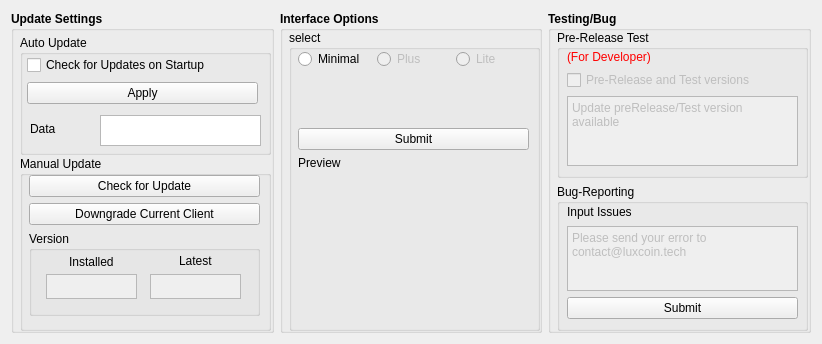
<?xml version="1.0" encoding="UTF-8"?>
<ui version="4.0">
 <class>ClientControlPage</class>
 <widget class="QWidget" name="ClientControlPage">
  <property name="geometry">
   <rect>
    <x>0</x>
    <y>0</y>
    <width>822</width>
    <height>344</height>
   </rect>
  </property>
  <property name="windowTitle">
   <string>Address Book</string>
  </property>
  <layout class="QVBoxLayout" name="verticalLayout">
   <item>
    <layout class="QHBoxLayout" name="horizontalLayout">
     <item>
      <widget class="QGroupBox" name="Upd8Control">
       <property name="font">
        <font>
         <weight>75</weight>
         <bold>true</bold>
        </font>
       </property>
       <property name="title">
        <string>Update Settings</string>
       </property>
       <widget class="QWidget" name="verticalLayoutWidget">
        <property name="geometry">
         <rect>
          <x>9</x>
          <y>19</y>
          <width>251</width>
          <height>301</height>
         </rect>
        </property>
        <layout class="QVBoxLayout" name="verticalLayout_2">
         <item>
          <widget class="QGroupBox" name="groupBox">
           <property name="minimumSize">
            <size>
             <width>0</width>
             <height>120</height>
            </size>
           </property>
           <property name="maximumSize">
            <size>
             <width>16777215</width>
             <height>110</height>
            </size>
           </property>
           <property name="font">
            <font>
             <weight>50</weight>
             <bold>false</bold>
            </font>
           </property>
           <property name="title">
            <string>Auto Update</string>
           </property>
           <widget class="QWidget" name="verticalLayoutWidget_5">
            <property name="geometry">
             <rect>
              <x>7</x>
              <y>19</y>
              <width>231</width>
              <height>51</height>
             </rect>
            </property>
            <layout class="QVBoxLayout" name="verticalLayout_6">
             <item>
              <widget class="QCheckBox" name="checkBoxupd8">
               <property name="text">
                <string>Check for Updates on Startup</string>
               </property>
               <property name="checked">
                <bool>false</bool>
               </property>
              </widget>
             </item>
             <item>
              <widget class="QPushButton" name="AU_apply">
               <property name="text">
                <string>Apply</string>
               </property>
              </widget>
             </item>
            </layout>
           </widget>
           <widget class="QPlainTextEdit" name="dDIR">
            <property name="geometry">
             <rect>
              <x>80</x>
              <y>80</y>
              <width>161</width>
              <height>31</height>
             </rect>
            </property>
            <property name="readOnly">
             <bool>true</bool>
            </property>
           </widget>
           <widget class="QLabel" name="label_5">
            <property name="geometry">
             <rect>
              <x>10</x>
              <y>84</y>
              <width>71</width>
              <height>20</height>
             </rect>
            </property>
            <property name="text">
             <string>Data</string>
            </property>
           </widget>
          </widget>
         </item>
         <item>
          <widget class="QGroupBox" name="groupBox_2">
           <property name="minimumSize">
            <size>
             <width>0</width>
             <height>150</height>
            </size>
           </property>
           <property name="font">
            <font>
             <weight>50</weight>
             <bold>false</bold>
            </font>
           </property>
           <property name="title">
            <string>Manual Update</string>
           </property>
           <widget class="QWidget" name="verticalLayoutWidget_4">
            <property name="geometry">
             <rect>
              <x>9</x>
              <y>19</y>
              <width>231</width>
              <height>151</height>
             </rect>
            </property>
            <layout class="QVBoxLayout" name="verticalLayout_5">
             <item>
              <widget class="QPushButton" name="chck4_upd8">
               <property name="text">
                <string>Check for Update</string>
               </property>
              </widget>
             </item>
             <item>
              <widget class="QPushButton" name="dwngrd_opt">
               <property name="text">
                <string>Downgrade Current Client</string>
               </property>
              </widget>
             </item>
             <item>
              <widget class="QGroupBox" name="groupBox_3">
               <property name="minimumSize">
                <size>
                 <width>0</width>
                 <height>85</height>
                </size>
               </property>
               <property name="title">
                <string>Version</string>
               </property>
               <widget class="QWidget" name="horizontalLayoutWidget_2">
                <property name="geometry">
                 <rect>
                  <x>10</x>
                  <y>40</y>
                  <width>211</width>
                  <height>31</height>
                 </rect>
                </property>
                <layout class="QHBoxLayout" name="horizontalLayout_2">
                 <item>
                  <widget class="QPlainTextEdit" name="instVER">
                   <property name="enabled">
                    <bool>false</bool>
                   </property>
                   <property name="sizePolicy">
                    <sizepolicy hsizetype="Fixed" vsizetype="Fixed">
                     <horstretch>0</horstretch>
                     <verstretch>0</verstretch>
                    </sizepolicy>
                   </property>
                   <property name="maximumSize">
                    <size>
                     <width>91</width>
                     <height>25</height>
                    </size>
                   </property>
                  </widget>
                 </item>
                 <item>
                  <widget class="QPlainTextEdit" name="liveVER">
                   <property name="enabled">
                    <bool>false</bool>
                   </property>
                   <property name="sizePolicy">
                    <sizepolicy hsizetype="Fixed" vsizetype="Fixed">
                     <horstretch>0</horstretch>
                     <verstretch>0</verstretch>
                    </sizepolicy>
                   </property>
                   <property name="maximumSize">
                    <size>
                     <width>91</width>
                     <height>25</height>
                    </size>
                   </property>
                  </widget>
                 </item>
                </layout>
               </widget>
               <widget class="QLabel" name="label">
                <property name="geometry">
                 <rect>
                  <x>40</x>
                  <y>20</y>
                  <width>61</width>
                  <height>21</height>
                 </rect>
                </property>
                <property name="text">
                 <string>Installed</string>
                </property>
               </widget>
               <widget class="QLabel" name="label_2">
                <property name="geometry">
                 <rect>
                  <x>150</x>
                  <y>20</y>
                  <width>61</width>
                  <height>20</height>
                 </rect>
                </property>
                <property name="text">
                 <string>Latest</string>
                </property>
               </widget>
              </widget>
             </item>
             <item>
              <spacer name="verticalSpacer_3">
               <property name="orientation">
                <enum>Qt::Vertical</enum>
               </property>
               <property name="sizeHint" stdset="0">
                <size>
                 <width>20</width>
                 <height>40</height>
                </size>
               </property>
              </spacer>
             </item>
            </layout>
           </widget>
          </widget>
         </item>
        </layout>
       </widget>
      </widget>
     </item>
     <item>
      <widget class="QGroupBox" name="ClieControl">
       <property name="font">
        <font>
         <weight>75</weight>
         <bold>true</bold>
        </font>
       </property>
       <property name="title">
        <string>Interface Options</string>
       </property>
       <widget class="QWidget" name="verticalLayoutWidget_2">
        <property name="geometry">
         <rect>
          <x>9</x>
          <y>19</y>
          <width>251</width>
          <height>301</height>
         </rect>
        </property>
        <layout class="QVBoxLayout" name="verticalLayout_3">
         <item>
          <widget class="QGroupBox" name="groupBox_4">
           <property name="font">
            <font>
             <weight>50</weight>
             <bold>false</bold>
            </font>
           </property>
           <property name="title">
            <string>select</string>
           </property>
           <widget class="QWidget" name="verticalLayoutWidget_8">
            <property name="geometry">
             <rect>
              <x>9</x>
              <y>19</y>
              <width>231</width>
              <height>271</height>
             </rect>
            </property>
            <layout class="QVBoxLayout" name="verticalLayout_9">
             <item>
              <layout class="QHBoxLayout" name="horizontalLayout_3">
               <item>
                <widget class="QRadioButton" name="minCLIE">
                 <property name="text">
                  <string>Minimal</string>
                 </property>
                </widget>
               </item>
               <item>
                <widget class="QRadioButton" name="plusCLIE">
                 <property name="enabled">
                  <bool>false</bool>
                 </property>
                 <property name="text">
                  <string>Plus</string>
                 </property>
                </widget>
               </item>
               <item>
                <widget class="QRadioButton" name="liteCLIE">
                 <property name="enabled">
                  <bool>false</bool>
                 </property>
                 <property name="text">
                  <string>Lite</string>
                 </property>
                </widget>
               </item>
              </layout>
             </item>
             <item>
              <spacer name="verticalSpacer_2">
               <property name="orientation">
                <enum>Qt::Vertical</enum>
               </property>
               <property name="sizeHint" stdset="0">
                <size>
                 <width>20</width>
                 <height>40</height>
                </size>
               </property>
              </spacer>
             </item>
             <item>
              <widget class="QPushButton" name="CS_submit">
               <property name="text">
                <string>Submit</string>
               </property>
              </widget>
             </item>
             <item>
              <widget class="QLabel" name="label_6">
               <property name="text">
                <string>Preview</string>
               </property>
              </widget>
             </item>
             <item>
              <layout class="QHBoxLayout" name="horizontalLayout_4">
               <item>
                <widget class="QLabel" name="cliePREV">
                 <property name="minimumSize">
                  <size>
                   <width>0</width>
                   <height>144</height>
                  </size>
                 </property>
                 <property name="text">
                  <string/>
                 </property>
                </widget>
               </item>
              </layout>
             </item>
            </layout>
           </widget>
          </widget>
         </item>
        </layout>
       </widget>
      </widget>
     </item>
     <item>
      <widget class="QGroupBox" name="TestControl">
       <property name="font">
        <font>
         <weight>75</weight>
         <bold>true</bold>
        </font>
       </property>
       <property name="title">
        <string>Testing/Bug</string>
       </property>
       <widget class="QWidget" name="verticalLayoutWidget_3">
        <property name="geometry">
         <rect>
          <x>9</x>
          <y>19</y>
          <width>251</width>
          <height>301</height>
         </rect>
        </property>
        <layout class="QVBoxLayout" name="verticalLayout_4">
         <item>
          <widget class="QGroupBox" name="groupBox_5">
           <property name="font">
            <font>
             <weight>50</weight>
             <bold>false</bold>
            </font>
           </property>
           <property name="title">
            <string>Pre-Release Test </string>
           </property>
           <widget class="QWidget" name="verticalLayoutWidget_7">
            <property name="geometry">
             <rect>
              <x>10</x>
              <y>20</y>
              <width>231</width>
              <height>121</height>
             </rect>
            </property>
            <layout class="QVBoxLayout" name="verticalLayout_8">
             <item>
              <widget class="QLabel" name="label_4">
               <property name="styleSheet">
                <string notr="true">color: rgb(255, 0, 0);</string>
               </property>
               <property name="text">
                <string>(For Developer)</string>
               </property>
              </widget>
             </item>
             <item>
              <widget class="QCheckBox" name="optin_test">
               <property name="enabled">
                <bool>false</bool>
               </property>
               <property name="text">
                <string>Pre-Release and Test versions</string>
               </property>
              </widget>
             </item>
             <item>
              <widget class="QPlainTextEdit" name="plainTextEdit_2">
               <property name="enabled">
                <bool>false</bool>
               </property>
               <property name="maximumSize">
                <size>
                 <width>16777215</width>
                 <height>75</height>
                </size>
               </property>
               <property name="readOnly">
                <bool>false</bool>
               </property>
               <property name="plainText">
                <string>Update preRelease/Test version available</string>
               </property>
              </widget>
             </item>
             <item>
              <spacer name="verticalSpacer">
               <property name="orientation">
                <enum>Qt::Vertical</enum>
               </property>
               <property name="sizeHint" stdset="0">
                <size>
                 <width>20</width>
                 <height>40</height>
                </size>
               </property>
              </spacer>
             </item>
            </layout>
           </widget>
          </widget>
         </item>
         <item>
          <widget class="QGroupBox" name="groupBox_6">
           <property name="font">
            <font>
             <weight>50</weight>
             <bold>false</bold>
            </font>
           </property>
           <property name="title">
            <string>Bug-Reporting</string>
           </property>
           <widget class="QWidget" name="verticalLayoutWidget_6">
            <property name="geometry">
             <rect>
              <x>10</x>
              <y>20</y>
              <width>231</width>
              <height>115</height>
             </rect>
            </property>
            <layout class="QVBoxLayout" name="verticalLayout_7">
             <item>
              <widget class="QLabel" name="label_3">
               <property name="text">
                <string>Input Issues</string>
               </property>
              </widget>
             </item>
             <item>
              <widget class="QPlainTextEdit" name="br_input">
               <property name="enabled">
                <bool>false</bool>
               </property>
               <property name="minimumSize">
                <size>
                 <width>0</width>
                 <height>65</height>
                </size>
               </property>
               <property name="maximumSize">
                <size>
                 <width>16777215</width>
                 <height>65</height>
                </size>
               </property>
               <property name="plainText">
                <string>Please send your error to contact@luxcoin.tech</string>
               </property>
              </widget>
             </item>
             <item>
              <widget class="QPushButton" name="BR_submit">
               <property name="enabled">
                <bool>true</bool>
               </property>
               <property name="text">
                <string>Submit</string>
               </property>
              </widget>
             </item>
            </layout>
           </widget>
          </widget>
         </item>
        </layout>
       </widget>
      </widget>
     </item>
    </layout>
   </item>
  </layout>
 </widget>
 <resources/>
 <connections/>
</ui>
